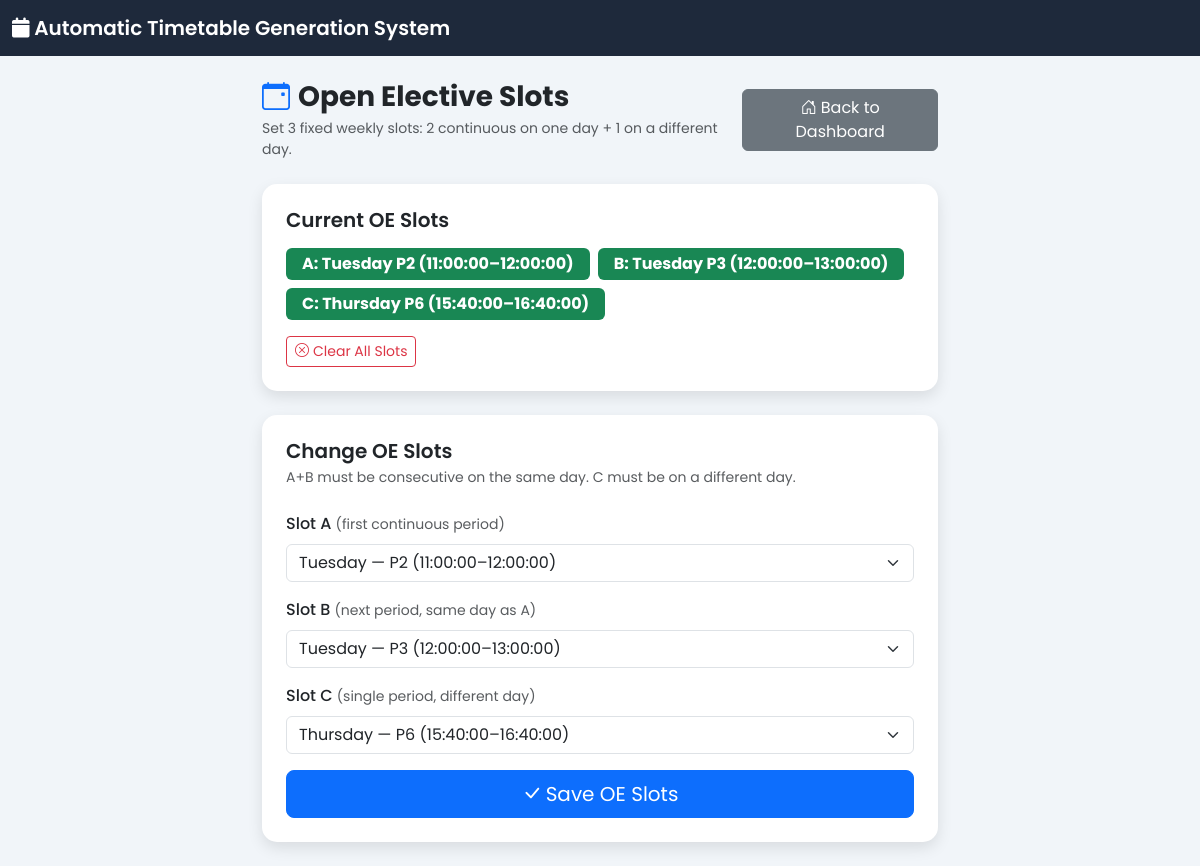
/admin/open_elective.php (signed in), run on the app's committed database.
### tables this page shows
CREATE TABLE `open_elective_slot` (
  `id` int(11) NOT NULL,
  `timeslot_id` int(11) NOT NULL,
  `created_at` timestamp NOT NULL DEFAULT current_timestamp()
);

CREATE TABLE `timeslots` (
  `timeslot_id` int(11) NOT NULL,
  `day` enum('Monday','Tuesday','Wednesday','Thursday','Friday','Saturday') NOT NULL,
  `period_no` int(11) NOT NULL,
  `start_time` time NOT NULL,
  `end_time` time NOT NULL
);

### admin/open_elective.php (the view, shortened to what this page needs)
<?php
require_once '../config/db.php';
$conn->query("
    CREATE TABLE IF NOT EXISTS open_elective_slot (
        id          INT       NOT NULL AUTO_INCREMENT PRIMARY KEY,
        timeslot_id INT       NOT NULL,
        created_at  TIMESTAMP DEFAULT CURRENT_TIMESTAMP,
        UNIQUE KEY uq_ts (timeslot_id)
    )
");
$currentSlots = [];
$r=$conn->query("SELECT oe.id,ts.timeslot_id,ts.day,ts.period_no,ts.start_time,ts.end_time FROM open_elective_slot oe JOIN timeslots ts ON ts.timeslot_id=oe.timeslot_id ORDER BY ts.day,ts.period_no");
while ($row=$r->fetch_assoc()) $currentSlots[]=$row;
$timeslotsByDay=[];
$r=$conn->query("SELECT * FROM timeslots ORDER BY FIELD(day,'Monday','Tuesday','Wednesday','Thursday','Friday','Saturday'),period_no");
while ($row=$r->fetch_assoc()) $timeslotsByDay[$row['day']][]=$row;
$sel=['a'=>0,'b'=>0,'c'=>0];
if (count($currentSlots)===3) { $sel['a']=$currentSlots[0]['timeslot_id']; $sel['b']=$currentSlots[1]['timeslot_id']; $sel['c']=$currentSlots[2]['timeslot_id']; }
?>
<!DOCTYPE html>
<html lang="en">
<head>
    <link rel="stylesheet" href="https://cdn.jsdelivr.net/npm/bootstrap@5.3.0/dist/css/bootstrap.min.css">
    <link rel="stylesheet" href="https://cdn.jsdelivr.net/npm/bootstrap-icons@1.11.3/font/bootstrap-icons.min.css">
</head>
<body>
<?php include '../layout/header.php'; ?>
<div class="container py-4" style="max-width:700px">
    <div class="d-flex align-items-center justify-content-between mb-4">
        <div>
            <h3 class="fw-bold mb-1"><i class="bi bi-calendar-event me-2 text-primary"></i>Open Elective Slots</h3>
            <p class="text-muted small mb-0">Set 3 fixed weekly slots: 2 continuous on one day + 1 on a different day.</p>
        </div>
        <a href="dashboard.php" class="btn btn-secondary">
            <i class="bi bi-house-door me-1"></i>Back to Dashboard
        </a>
    </div>
    <div class="card p-4 mb-4">
        <h5 class="fw-semibold mb-3">Current OE Slots</h5>
        <?php if (count($currentSlots)===3): ?>
            <div class="d-flex flex-wrap gap-2 mb-3">
                <?php foreach ($currentSlots as $i=>$s): ?>
                <span class="badge bg-success fs-6 px-3 py-2">
                    <?=['A','B','C'][$i]?>: <?=$s['day']?> P<?=$s['period_no']?> (<?=$s['start_time']?>–<?=$s['end_time']?>)
                </span>
                <?php endforeach; ?>
            </div>
            <form method="POST" class="d-inline" onsubmit="return confirm('Clear all OE slots?')">
                <button class="btn btn-sm btn-outline-danger"><i class="bi bi-x-circle me-1"></i>Clear All Slots</button>
            </form>
        <?php elseif (count($currentSlots)>0): ?>
            <div class="alert alert-warning">Only <?=count($currentSlots)?> slot(s) set — all 3 required. Re-save below.</div>
        <?php else: ?>
            <p class="text-muted mb-0"><i class="bi bi-exclamation-triangle text-warning me-1"></i>No OE slots set yet.</p>
        <?php endif; ?>
    </div>
    <div class="card p-4">
        <h5 class="fw-semibold mb-1"><?=count($currentSlots)===3?'Change':'Set'?> OE Slots</h5>
        <p class="text-muted small mb-4">A+B must be consecutive on the same day. C must be on a different day.</p>
        <form method="POST">
            <?php
            function slotDropdown($name,$selected,$timeslotsByDay,$label,$hint){
                echo "<div class='mb-3'><label class='form-label fw-medium'>$label <small class='text-muted fw-normal'>$hint</small></label>";
                echo "<select name='$name' class='form-select' required><option value=''>— select —</option>";
                foreach ($timeslotsByDay as $day=>$slots){
                    echo "<optgroup label='$day'>";
                    foreach ($slots as $ts){
                        $sel=($ts['timeslot_id']==$selected)?'selected':'';
                        echo "<option value='{$ts['timeslot_id']}' $sel>$day — P{$ts['period_no']} ({$ts['start_time']}–{$ts['end_time']})</option>";
                    }
                    echo "</optgroup>";
                }
                echo "</select></div>";
            }
            slotDropdown('slot_a',$sel['a'],$timeslotsByDay,'Slot A','(first continuous period)');
            ?>
            <button class="btn btn-primary w-100 btn-lg"><i class="bi bi-check-lg me-1"></i>Save OE Slots</button>
        </form>
    </div>
</div>
</body>
</html>

### admin/open_elective.php (style rules this page uses)
body { background:#f4f6f9; }
.card { border:none;border-radius:12px;box-shadow:0 2px 10px rgba(0,0,0,.08); }

### layout/header.php (style rules this page uses)
body { font-family:'Poppins',sans-serif; background:#f1f5f9; }
.card { border-radius:15px; box-shadow:0 6px 15px rgba(0,0,0,0.1); border:none; }

### data on the page
open_elective_slot: A "A", timeslot.day "Tuesday", timeslot.period_no "2", timeslot.start_time "11:00:00", timeslot.end_time "12:00:00"
open_elective_slot: A "B", timeslot.day "Tuesday", timeslot.period_no "3", timeslot.start_time "12:00:00", timeslot.end_time "13:00:00"
open_elective_slot: A "C", timeslot.day "Thursday", timeslot.period_no "6", timeslot.start_time "15:40:00", timeslot.end_time "16:40:00"

### other printed values
$label "Slot A Slot B Slot C"
$hint "(first continuous period) (next period, same day as A) (single period, different day)"
form field slot_a "Tuesday — P2 (11:00:00–12:00:00)"
form field slot_b "Tuesday — P3 (12:00:00–13:00:00)"
form field slot_c "Thursday — P6 (15:40:00–16:40:00)"
